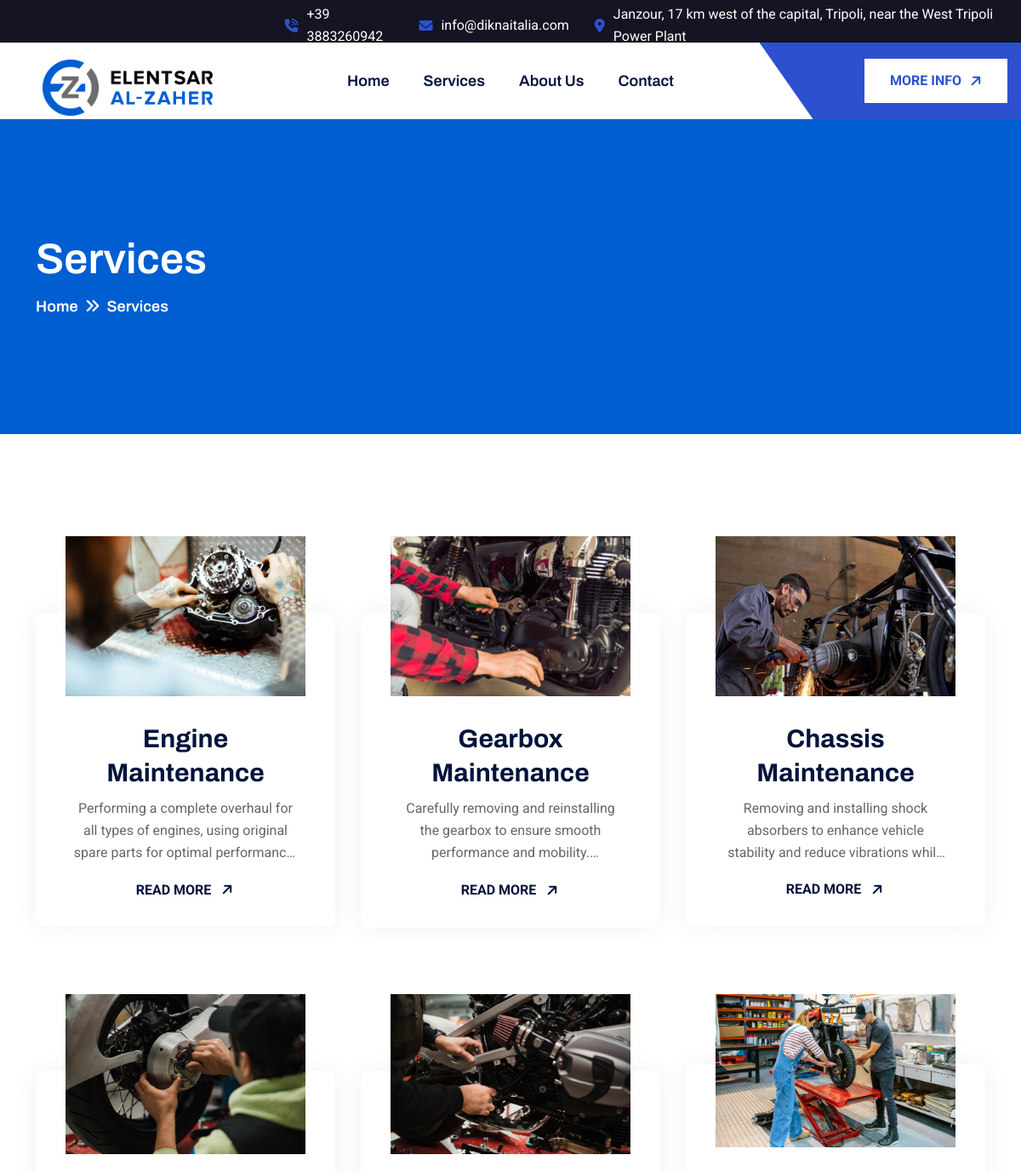
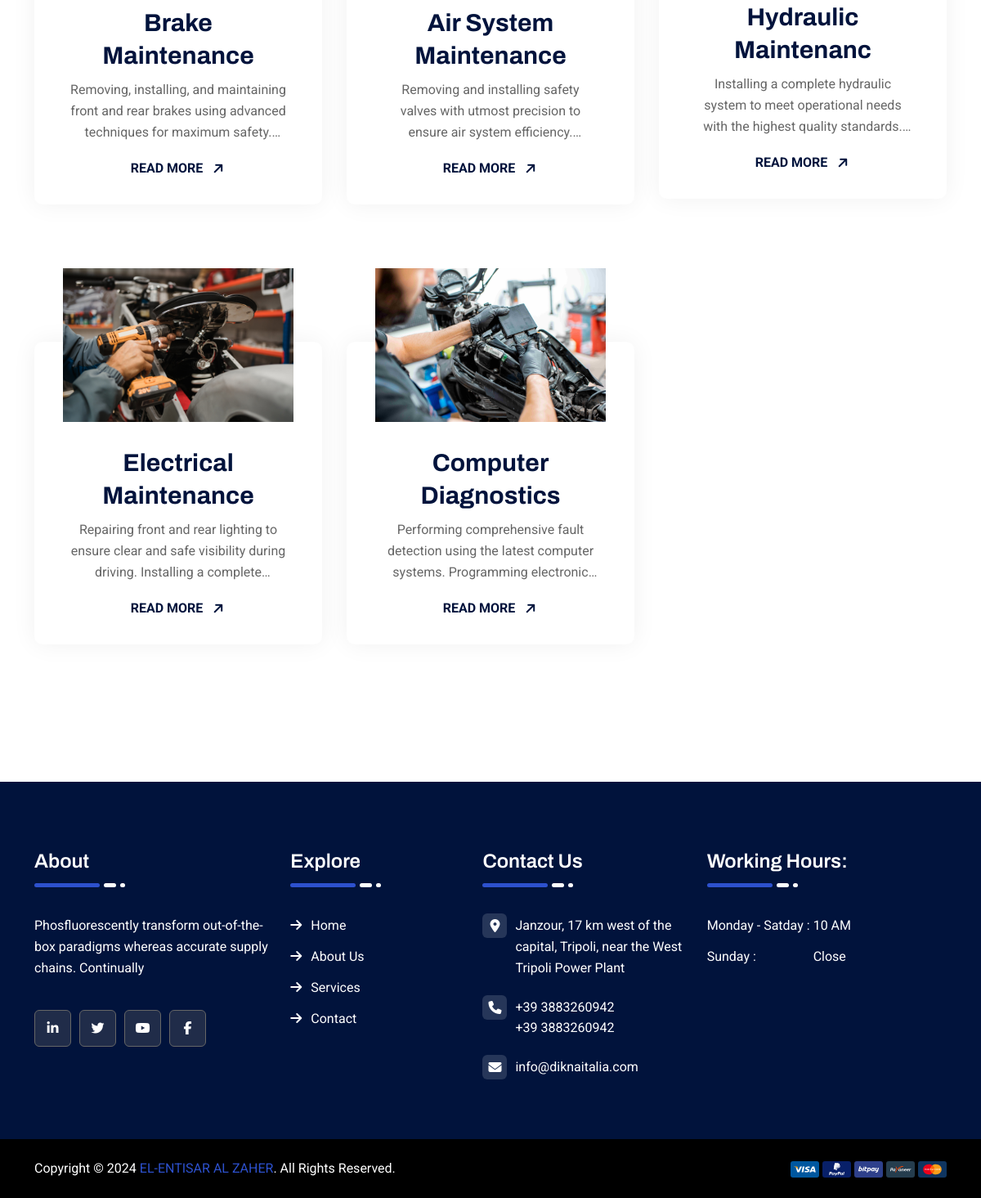
/services, run on the app's committed database (2 pictures, top to bottom).
### zaher_app/models.py (models this page shows, shortened)
class ContactInfo(models.Model):
    administration_number = models.CharField(max_length=20)
    workshop_number = models.CharField(max_length=20)
    sales_number = models.CharField(max_length=20)
    mail = models.CharField(max_length=50, blank=True, null=True)
    opening_day = models.CharField(max_length=50, blank=True, null=True)
    open_time = models.CharField(max_length=50, blank=True, null=True)
    closing_day = models.CharField(max_length=50, blank=True, null=True)
    class Meta:
        verbose_name_plural = "Contact Info"

class CompanyInfo(models.Model):
    name = models.CharField(max_length=200)
    logo = models.ImageField(upload_to='logo/')
    headquarter_address = models.CharField(max_length=300)
    main_warehouse_address = models.CharField(max_length=300)
    maintenance_center_address = models.CharField(max_length=300)
    class Meta:
        verbose_name_plural = "Company Info"

class Service(models.Model):
    name = models.CharField(max_length=200)
    description = models.TextField(max_length=1000)
    image = models.ImageField(upload_to='service-images/')
    class Meta:
        verbose_name_plural = "Services"

### zaher_app/views.py (the view)
# urls.py: path('services', views.service, name = "service"),
def service(request):
  services = Service.objects.all()
  return render (request, "services.html", {
    'services' : services,
  })

### zaher_app/context_processors.py (called while the page is built)
def company_info(request):
    info = CompanyInfo.objects.first()
    contact = ContactInfo.objects.first()
    return {
        'info': info,
        'contact': contact,
    }

### zaher_app/templates/services.html
{% extends 'base.html' %}
{% load static %}
{% block content %}
    <section class="cs_page_heading cs_bg_filed cs_center cs_primary_bg" style="background-color: #005ED1;">
      <div class="container">
        <h1 class="cs_white_color cs_semibold cs_white_color cs_mb_10 cs_fs_50">Services</h1>
        <ol class="breadcrumb cs_heading_font">
          <li class="breadcrumb-item"><a href="{% url 'index' %}">Home</a></li>
          <li class="breadcrumb-item active">Services</li>
        </ol>
      </div>
    </section>
    <section>
      <div class="cs_height_120 cs_height_lg_80"></div>
      <div class="container">
        <div class="row cs_row_gap_30 cs_gap_y_30">
          {% for service in services %}
          <div class="col-lg-4 col-md-6 pb-5">
            <div class="cs_card cs_style_1">
              <div class="cs_card_thumbnail">
                <img src="{{service.image.url}}" alt="Service Image">
              </div>
              <div class="cs_card_info cs_white_bg cs_radius_10 text-center">
                <br>
                <br>
                <br>
                <h3 class="cs_card_title cs_fs_30 cs_mb_8">
                  <a href="{% url 'serviceDetails' service.id %}">{{service.name}}</a>
                </h3>
                <p class="cs_card_subtitle cs_mb_18">{{service.description}}</p>
                <a href="{% url 'serviceDetails' service.id %}" class="cs_text_btn cs_style_1 cs_bold cs_heading_color">
                  <span class="cs_btn_text text-uppercase">Read More</span>
                  <span class="cs_btn_icon cs_center">
                    <i class="fa-solid fa-arrow-right"></i>
                    <i class="fa-solid fa-arrow-right"></i>
                  </span>
                </a>
              </div>
            </div>
          </div>
          {% endfor %}
        </div>
      </div>
      <div class="cs_height_120 cs_height_lg_80"></div>
    </section>
{% endblock %}

### templates/base.html (shortened to what this page needs)
{% load static %}
<!DOCTYPE html>
<html class="no-js" lang="en">
<head>
  <link rel="stylesheet" href="{% static 'assets/css/bootstrap.min.css' %}">
  <link rel="stylesheet" href="{% static 'assets/css/fontawesome.min.css' %}">
  <link rel="stylesheet" href="{% static 'assets/css/animate.css' %}">
  <link rel="stylesheet" href="{% static 'assets/css/slick.min.css' %}">
  <link rel="stylesheet" href="{% static 'assets/css/odometer.css' %}">
  <link rel="stylesheet" href="{% static 'assets/css/style.css' %}">
</head>
<body>
  <header class="cs_site_header cs_style_1 cs_type_1 cs_heading_color cs_sticky_header">
    <div class="cs_top_header">
      <div class="container-fluid">
        <div class="cs_top_header_in">
          <div class="cs_top_header_left mt-1">
            <ul class="cs_header_contact_list cs_mp_0">
              <li>
                <i class="fa-solid fa-phone-volume"></i>
                <a href="{{contact.workshop_number}}">{{contact.workshop_number}}</a>
              </li>
              <li>
                <i class="fa-solid fa-envelope"></i>
                <a href="{{contact.mail}}">{{contact.mail}}</a>
              </li>
              <li>
                <i class="fa-solid fa-location-dot"></i>
                <span>{{info.headquarter_address}}</span>
              </li>
            </ul>
          </div>
        </div>
      </div>
    </div>
    <div class="cs_main_header">
      <div class="container-fluid">
        <div class="cs_main_header_in">
          <div class="cs_main_header_left">
            <div class="cs_logo_wrap">
              <a class="cs_site_branding" href="index.html">
                <img src="{{info.logo.url}}" alt="Logo" >
              </a>
            </div>
          </div>
          <div class="cs_main_header_center">
            <div class="cs_nav cs_fs_18 cs_semibold cs_heading_color cs_heading_font">
              <div class="cs_nav_list_wrap">
                <ul class="cs_nav_list">
                  <li class="">
                    <a href="{% url 'index' %}">Home</a>
                  </li>
                  <li class="">
                    <a href="{% url 'service' %}">Services</a>
                  </li>
                  <li class="">
                    <a href="{% url 'about' %}">About Us</a>
                  </li>
                  <li><a href="{% url 'contact' %}">Contact</a></li>
                </ul>
              </div>
            </div>
          </div>
          <div class="cs_main_header_right">
            <a href="{% url 'about' %}" class="cs_btn cs_style_1">
              <span>More Info</span>
              <i class="fa-solid fa-arrow-right"></i>
            </a>
          </div>
        </div>
      </div>
    </div>
  </header>
  <div class="cs_site_header_spacing_140"></div>
  {% block content %}{% endblock %}
  <footer class="cs_footer cs_style_1 cs_bg_filed cs_heading_bg" data-src="assets/img/footer_bg.jpg">
    <div class="cs_main_footer cs_white_color">
      <div class="container">
        <div class="cs_footer_row">
          <div class="cs_footer_col">
            <div class="cs_footer_widget">
              <h2 class="cs_footer_widget_title cs_fs_24 cs_semibold cs_white_color cs_mb_10">About</h2>
              <div class="cs_footer_widget_seperator">
                <span class="cs_accent_bg"></span>
                <span class="cs_white_bg"></span>
                <span class="cs_white_bg"></span>
              </div>
              <div class="cs_text_widget">
                <p>Phosfluorescently transform out-of-the-box paradigms whereas accurate supply chains. Continually</p>
              </div>
              <div class="cs_social_btns cs_style_1">
                <a href="#" class="cs_social_btn cs_center">
                  <i class="fa-brands fa-linkedin-in"></i>
                </a>
                <a href="#" class="cs_social_btn cs_center">
                  <i class="fa-brands fa-twitter"></i>
                </a>
                <a href="#" class="cs_social_btn cs_center">
                  <i class="fa-brands fa-youtube"></i>
                </a>
                <a href="#" class="cs_social_btn cs_center">
                  <i class="fa-brands fa-facebook-f"></i>
                </a>
              </div>
            </div>
          </div>
          <div class="cs_footer_col">
            <div class="cs_footer_widget">
              <h2 class="cs_footer_widget_title cs_fs_24 cs_semibold cs_white_color cs_mb_10">Explore</h2>
              <div class="cs_footer_widget_seperator">
                <span class="cs_accent_bg"></span>
                <span class="cs_white_bg"></span>
                <span class="cs_white_bg"></span>
              </div>
              <ul class="cs_footer_menu">
                <li>
                  <a href="{% url 'index' %}">Home</a>
                </li>
                <li>
                  <a href="{% url 'about' %}">About Us</a>
                </li>
                <li>
                  <a href="{% url 'service' %}">Services</a>
                </li>
                <li>
                  <a href="{% url 'contact' %}">Contact</a>
                </li>
              </ul>
            </div>
          </div>
          <div class="cs_footer_col">
            <div class="cs_footer_widget">
              <h2 class="cs_footer_widget_title cs_fs_24 cs_semibold cs_white_color cs_mb_10">Contact Us</h2>
              <div class="cs_footer_widget_seperator">
                <span class="cs_accent_bg"></span>
                <span class="cs_white_bg"></span>
                <span class="cs_white_bg"></span>
              </div>
              <ul class="cs_footer_contact_list cs_mp_0">
                <li>
                  <i class="fa-solid fa-location-dot cs_center"></i>
                  {{info.headquarter_address}}
                </li>
                <li>
                  <i class="fa-solid fa-phone cs_center"></i>
                  <a href="tel:+(163)-5565-06979">{{contact.workshop_number}}</a> <br>
                  <a href="tel:+(163)-5565-07989">{{contact.sales_number}}</a>
                </li>
                <li>
                  <i class="fa-solid fa-envelope cs_center"></i>
                  <a href="mailto:cripar@gmail.com">{{contact.mail}}</a>
                </li>
              </ul>
            </div>
          </div>
          <div class="cs_footer_col">
            <div class="cs_footer_widget">
              <h2 class="cs_footer_widget_title cs_fs_24 cs_semibold cs_white_color cs_mb_10">Working Hours:</h2>
              <div class="cs_footer_widget_seperator">
                <span class="cs_accent_bg"></span>
                <span class="cs_white_bg"></span>
                <span class="cs_white_bg"></span>
              </div>
              <ul class="cs_working_hours">
                <li>
                  <span>{{contact.opening_day}} :</span>
                  <span>{{contact.open_time}}</span>
                </li>
                <li>
                  <span>{{contact.closing_day}} :</span>
                  <span>Close</span>
                </li>
              </ul>
            </div>
          </div>
        </div>
      </div>
    </div>
    <div class="cs_footer_bottom cs_white_color">
      <div class="container">
        <div class="cs_footer_bottom_in">
          <div class="cs_footer_copyright">
            Copyright © 2024 <a href="#">EL-ENTISAR AL ZAHER</a>. All Rights Reserved.
          </div>
          <div>
            <img src="assets/img/payment_card.svg" alt="">
          </div>
        </div>
      </div>
    </div>
  </footer>
  {% load static %}
</body>
</html>

### data on the page
ContactInfo: workshop_number "+39 3883260942", mail "info@diknaitalia.com", sales_number "+39 3883260942", opening_day "Monday - Satday", open_time "10 AM", closing_day "Sunday"
CompanyInfo: headquarter_address "Janzour, 17 km west of the capital, Tripoli, near the West Tripoli Power Plant", logo (picture)
Service: image (picture), name "Engine Maintenance", description "Performing a complete overhaul for all types of engines, using original spare parts for optimal…"
Service: image (picture), name "Gearbox Maintenance", description "Carefully removing and reinstalling the gearbox to ensure smooth performance and…"
Service: image (picture), name "Chassis Maintenance", description "Removing and installing shock absorbers to enhance vehicle stability and reduce vibrations…"
Service: image (picture), name "Brake Maintenance", description "Removing, installing, and maintaining front and rear brakes using advanced techniques for maximum…"
Service: image (picture), name "Air System Maintenance", description "Removing and installing safety valves with utmost precision to ensure air system…"
Service: image (picture), name "Hydraulic Maintenanc", description "Installing a complete hydraulic system to meet operational needs with the highest quality…"
Service: image (picture), name "Electrical Maintenance", description "Repairing front and rear lighting to ensure clear and safe visibility during driving. Installing a…"
Service: image (picture), name "Computer Diagnostics", description "Performing comprehensive fault detection using the latest computer systems. Programming…"
